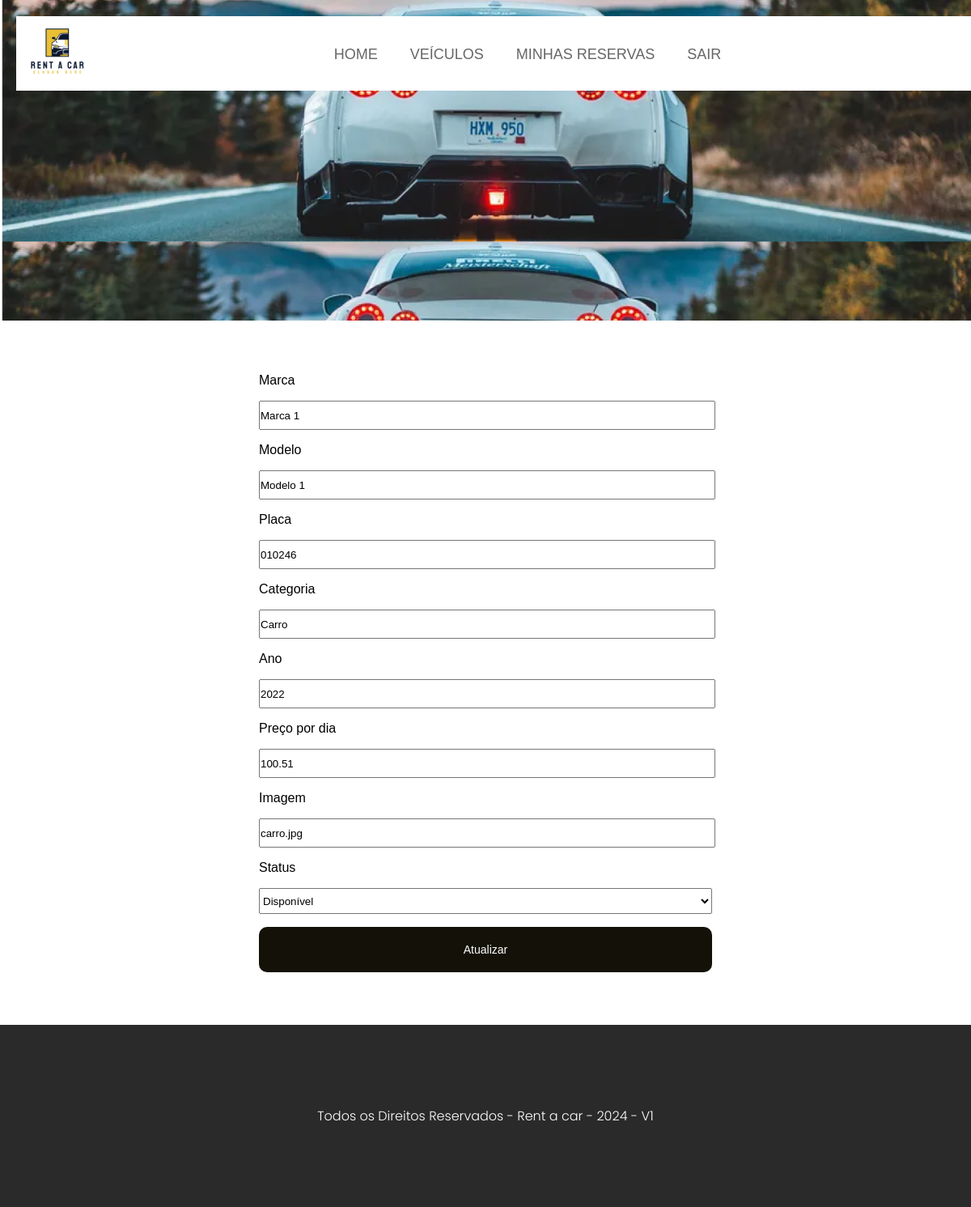
The page /veiculo/editar/1 (signed in) on the database as committed earlier.
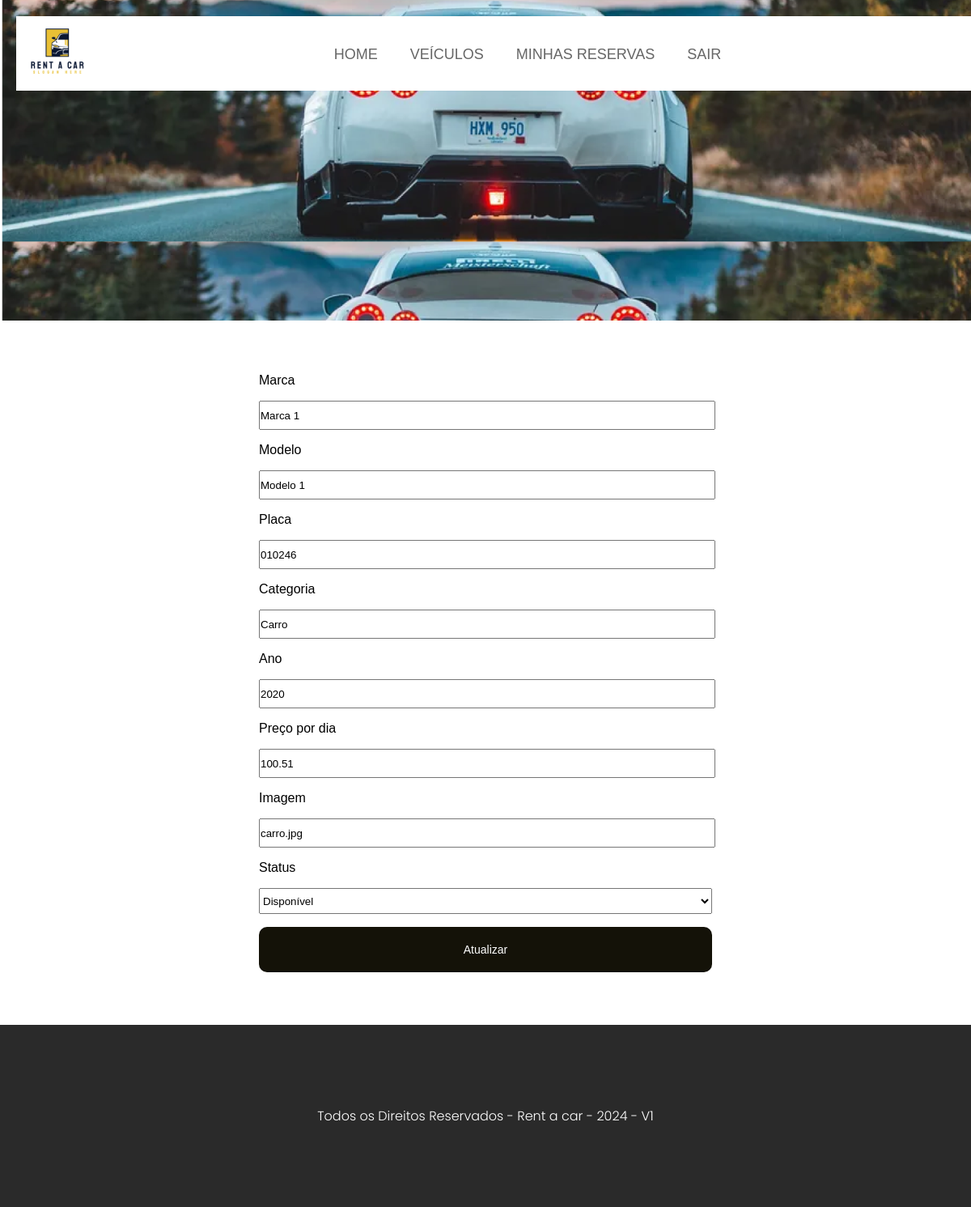
The same page on the database as committed later.
### app/models.py (models this page shows, shortened)
class Veiculo(db.Model):
    __tablename__ = 'veiculos'
    id_veiculo = db.Column(db.Integer, primary_key=True)
    marca = db.Column(db.String(50), nullable=False)
    modelo = db.Column(db.String(100), nullable=False)
    placa = db.Column(db.String(20), nullable=False, unique=True)
    categoria = db.Column(db.String(50), nullable=False)
    ano = db.Column(db.Integer, nullable=False)
    precoDia = db.Column(db.Float, nullable=False)
    imagem = db.Column(db.Text, nullable=False)
    disponibilidade = db.Column(db.String(20), nullable=False)

### app/routes/veiculo.py (the view, shortened to what this page needs)
@veiculo_bp.route('/editar/<int:id>', methods=['GET','POST'])
def editar_veiculo(id):
    veiculo = Veiculo.query.filter_by(id_veiculo=id).first()
    if request.method == 'GET':
        return render_template('veiculos/editar_veiculo.html', veiculo=veiculo)

### app/routes/veiculo.py (called while the page is built)
@veiculo_bp.before_request
def loginAuth():
    if not AuthMiddleware.is_logged():
        return redirect(url_for('user.login'))

### app/templates/veiculos/editar_veiculo.html (shortened to what this page needs)
{% extends 'base.html' %}
{% block content %}
{% include 'navbar.html' %}
<section id="content">
    <main id="main">
        <form class="edit-form" action="{{url_for('veiculo.editar_veiculo', id=veiculo.id_veiculo)}}" method="POST">
            <div class="form-input">
                <label for="marca">Marca</label>
                <input type="text" name="marca" id="marca" value="{{veiculo.marca}}" required>
            </div>
            <div class="form-input">
                <label for="modelo">Modelo</label>
                <input type="text" name="modelo" id="modelo" value="{{veiculo.modelo}}" required>
            </div>
            <div class="form-input">
                <label for="placa">Placa</label>
                <input type="text" name="placa" id="placa" value="{{veiculo.placa}}" required>
            </div>
            <div class="form-input">
                <label for="categoria">Categoria</label>
                <input type="text" name="categoria" id="categoria" value="{{veiculo.categoria}}" required>
            </div>
            <div class="form-input">
                <label for="ano">Ano</label>
                <input type="number" name="ano" id="ano" value="{{veiculo.ano}}" required>
            </div>
            <div class="form-input">
                <label for="precoDia">Preço por dia</label>
                <input type="number" name="precoDia" id="precoDia" value="{{veiculo.precoDia}}" required>
            </div>
            <div class="form-input">
                <label for="imagem">Imagem</label>
                <input type="text" name="imagem" id="imagem" value="{{veiculo.imagem}}" required>
            </div>
            <div class="form-input">
                <label for="status">Status</label>
                <select name="status" id="status">
                    <option value="1" {% if veiculo.status == 1 %} selected {% endif %}>Disponível</option>
                </select>
            </div>
            <button type="submit">Atualizar</button>
        </form>
    </main>
</section>
{% endblock %}

Rows that differ between the two databases and show on the page:
changed Veiculo "Marca 1": ano "2022" → "2020"
